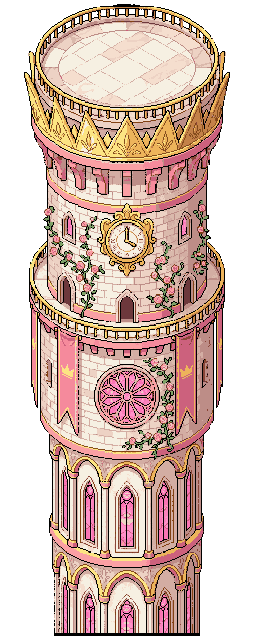
#> input picture tools/region-art/skytowers/keep.png, 256 x 640 px; its folder holds 4 pictures in this run
$ python skytowers.py
#> lines starting #> are read from the running program, lines starting #| are printed output that depends on the picture
"""Bake the Sky Deck's tower bodies for the game.

    python3 tools/region-art/skytowers.py

The towers under the Sky Deck's rooftops (CLAUDE.md §6.6) are PixelLab art,
one tall image each (tools/region-art/skytowers/<name>.png, art px; prompts and
job ids in tools/region-art/isles/README.md): the tower's own rooftop floor at
the top, its body plunging down to the bottom of the image. For each it writes:

  assets/skydeck/sky_<name>.png       the body, at 2 screen px per art px
  assets/skydeck/sky_<name>_band.png  a floor from near its foot that repeats
                                      seamlessly, which the game tiles below
                                      the body so the tower runs on past the
                                      bottom of the screen (the body ends where
                                      that floor does)

and prints each one's anchor (the middle of its rooftop floor, where the
layout puts the prop) and floor radii, for its PROP_IMAGES entry.
"""

import os

import numpy as np
from PIL import Image

ROOT = os.path.abspath(os.path.join(os.path.dirname(__file__), '..', '..'))
SRC = os.path.join(ROOT, 'tools', 'region-art', 'skytowers')
OUT = os.path.join(ROOT, 'assets', 'skydeck')
ART_PX = 2

# The rooftop floor in each picture (art px): its middle, and its half-width and half-height.
FLOORS = {
    'keep': {'x': 128, 'y': 62, 'rx': 83, 'ry': 42},
    'turret': {'x': 80, 'y': 42, 'rx': 70, 'ry': 30},
    'rose': {'x': 80, 'y': 61, 'rx': 75, 'ry': 38},
    'twin': {'x': 78, 'y': 43, 'rx': 44, 'ry': 19},
}


def up(im):
    return im.resize((im.width * ART_PX, im.height * ART_PX), Image.NEAREST)


def open_foot(im):
    """How many rows to keep: the art closes its foot with a few rows of dark outline, which would
    seam every repeat of the band, so they go."""
    a = np.asarray(im).astype(int)
    h = a.shape[0]
    while h > 1:
        row = a[h - 1]
        solid = row[:, 3] > 0
        if solid.any() and row[solid, :3].mean() > 90:
            break
        h -= 1
    return h


def extent(row):
    xs = np.where(row[:, 3] > 0)[0]
    return (xs.min(), xs.max()) if len(xs) else (0, -1)


def repeat_band(im, lo=40, hi=128, search=320):
    """
    A whole floor near the tower's foot that repeats cleanly: the rows (e - k, e] for the e and k
    whose seam (row e against row e - k) matches best, compared across row e's width, giving up a
    little match for every row of drawn body it would cut off. The body ends
    at row e, and the band is trimmed to row e's width with its edge outlined again, since floors
    higher up a tapering tower are a little wider. Returns (body, band, k, seam difference).
    """
    a = np.asarray(im).astype(int)
    h = a.shape[0]
    best = None
    for e in range(h - 1, max(lo, h - search), -1):
        x0, x1 = extent(a[e])
        if x1 < x0:
            continue
        for k in range(lo, min(hi, e)):
            up_row = a[e - k]
            u0, u1 = extent(up_row)
            if u0 > x0 or u1 < x1:  # the band must be at least as wide as the foot
                continue
            d = np.abs(up_row[x0:x1 + 1] - a[e][x0:x1 + 1]).mean()
            score = d + 0.08 * (h - 1 - e)  # and keep as much of the drawn body as it can
            if best is None or score < best[0]:
                best = (score, e, k, d)
    _, e, k, d = best
    x0, x1 = extent(a[e])
    band = a[e - k + 1:e + 1].copy()
    band[:, :x0] = 0
    band[:, x1 + 1:] = 0
    ink = a[e][x0, :3]
    for row in band:  # the edge outline, where the trim cut through the stone
        row[x0, :3], row[x0, 3] = ink, 255
        row[x1, :3], row[x1, 3] = ink, 255
    body = im.crop((0, 0, im.width, e + 1))
    return body, Image.fromarray(band.astype(np.uint8), 'RGBA'), k, d


def main():
    os.makedirs(OUT, exist_ok=True)
    for name, f in FLOORS.items():
        im = Image.open(os.path.join(SRC, f'{name}.png')).convert('RGBA')
#> im is the input picture: PIL image 256x640 RGBA; mean R, G, B, A 124.4, 99.7, 89.9, 164.9
        im = im.crop((0, 0, im.width, im.getbbox()[3]))  # no empty rows under its foot
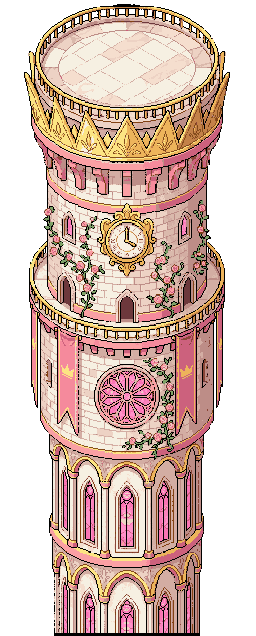
#> im: PIL image 256x636 RGBA; mean R, G, B, A 125.2, 100.3, 90.5, 166; transparent parts drawn white
        im = im.crop((0, 0, im.width, open_foot(im)))
#> after the loop in open_foot, `while h > 1:`: h = 633
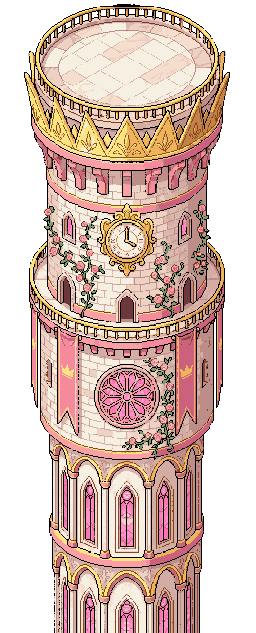
#> im: PIL image 256x633 RGBA; mean R, G, B, A 125.8, 100.8, 90.9, 166.1; transparent parts drawn white
        im, band, k, d = repeat_band(im)
#> after the loop in repeat_band, `for e in range(h - 1, max(lo, h - search), -1):`: best = (17.94, 574, 109, 13.3)
#> in repeat_band, `_, e, k, d = best`: e = 574; k = 109; d = 13.3
#> in repeat_band, `band = a[e - k + 1:e + 1].copy()`:
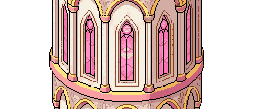
#> band: shape (109, 256, 4) int64; mean R, G, B, A 111.1, 86.1, 81.1, 150.2; transparent parts drawn white
#> in repeat_band, `band[:, x1 + 1:] = 0`:
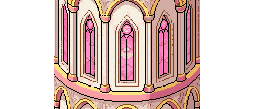
#> band: shape (109, 256, 4) int64; mean R, G, B, A 108.9, 84.5, 79.6, 145.4; transparent parts drawn white
#> in repeat_band, `ink = a[e][x0, :3]`: ink = [0, 0, 0]
#> the loop in repeat_band, `for row in band:` made 109 passes
#> in repeat_band, `body = im.crop((0, 0, im.width, e + 1))`:
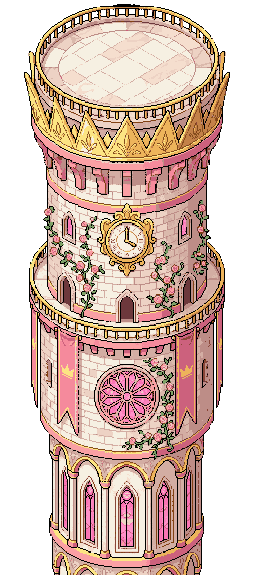
#> body: PIL image 256x575 RGBA; mean R, G, B, A 127.7, 102.5, 92, 168.2; transparent parts drawn white
#> band: PIL image 256x109 RGBA
#> k = 109; d = 13.3
        up(im).save(os.path.join(OUT, f'sky_{name}.png'), optimize=True)
#> in up, `return im.resize((im.width * ART_PX, im.height * ART_PX), Image.NEAREST)`:
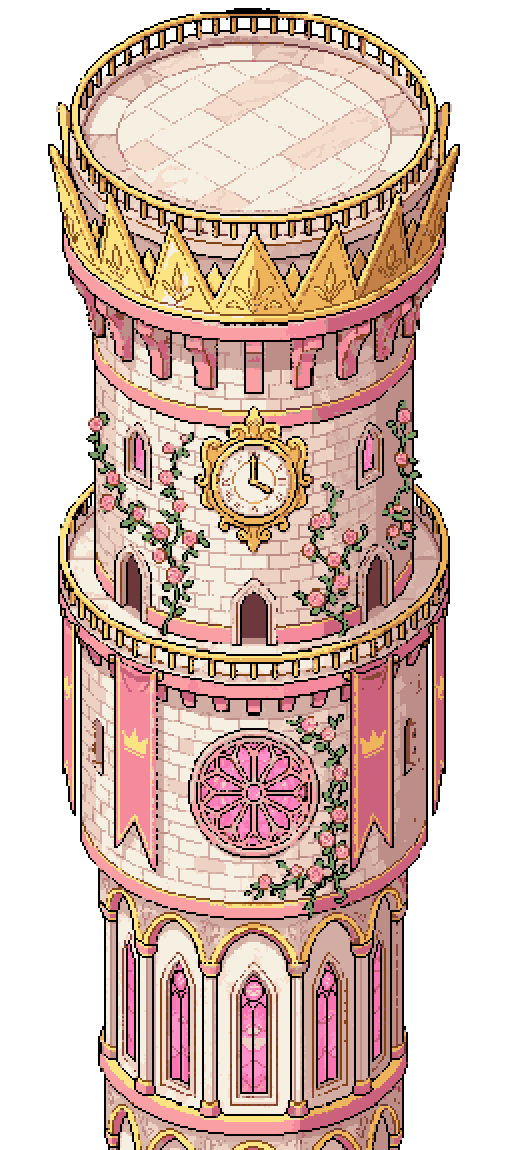
#> returned value: PIL image 512x1150 RGBA; mean R, G, B, A 127.7, 102.5, 92, 168.2; transparent parts drawn white
        up(band).save(os.path.join(OUT, f'sky_{name}_band.png'), optimize=True)
#> in up (call 2), `return im.resize((im.width * ART_PX, im.height * ART_PX), Image.NEAREST)`:
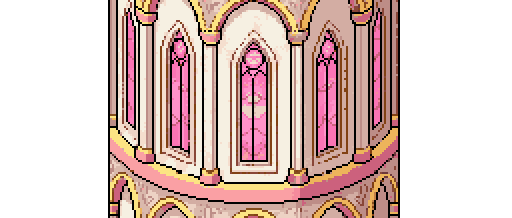
#> returned value: PIL image 512x218 RGBA; mean R, G, B, A 107.4, 83.3, 78.4, 145.4; transparent parts drawn white
        print(f"sky_{name}: {im.width * ART_PX}x{im.height * ART_PX}, anchor ({f['x'] * ART_PX}, {f['y'] * ART_PX}), "
              f"floor {f['rx'] * ART_PX}x{f['ry'] * ART_PX}, band {k * ART_PX} px (seam diff {d:.1f})")
#| sky_keep: 512x1150, anchor (256, 124), floor 166x84, band 218 px (seam diff 13.3)
#> pass 2 of the loop in main, `for name, f in FLOORS.items():`:
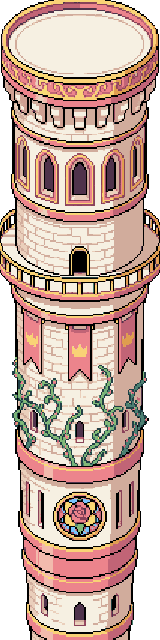
#> input picture tools/region-art/skytowers/turret.png, 160 x 640 px
#> in main, im is the input picture: PIL image 160x640 RGBA; mean R, G, B, A 156.6, 129.5, 118.6, 209.7
#> the loop in repeat_band (call 2), `for e in range(h - 1, max(lo, h - search), -1):` made 319 passes
#> (x0, x1) on passes 1 to 3: (30, 129), (30, 129), (30, 129)
#> after the loop in repeat_band (call 2), `for e in range(h - 1, max(lo, h - search), -1):`: best = (5.05, 628, 85, 4.17)
#> in repeat_band (call 2), `_, e, k, d = best`: e = 628; k = 85; d = 4.17
#> in repeat_band (call 2), `x0, x1 = extent(a[e])`: x0 = 29; x1 = 130
#> the loop in repeat_band (call 2), `for row in band:` made 85 passes
#> in repeat_band (call 2), `body = im.crop((0, 0, im.width, e + 1))`:
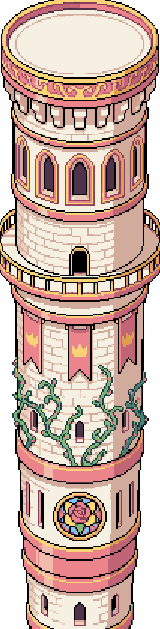
#> body: PIL image 160x629 RGBA; mean R, G, B, A 157.2, 130.3, 119.3, 210.6; transparent parts drawn white
#> in main, `im, band, k, d = repeat_band(im)`: k = 85; d = 4.17
#> in up (call 4), `return im.resize((im.width * ART_PX, im.height * ART_PX), Image.NEAREST)`:
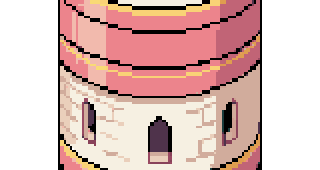
#> returned value: PIL image 320x170 RGBA; mean R, G, B, A 128.3, 96.4, 91.8, 162.6; transparent parts drawn white
#| sky_turret: 320x1258, anchor (160, 84), floor 140x60, band 170 px (seam diff 4.2)
#> pass 3 of the loop in main, `for name, f in FLOORS.items():`:
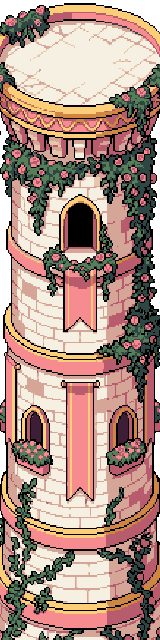
#> input picture tools/region-art/skytowers/rose.png, 160 x 640 px
#> in main, im is the input picture: PIL image 160x640 RGBA; mean R, G, B, A 160.4, 130.5, 118.7, 241.4
#> after the loop in repeat_band (call 3), `for e in range(h - 1, max(lo, h - search), -1):`: best = (31.29, 624, 78, 30.09)
#> in repeat_band (call 3), `_, e, k, d = best`: e = 624; k = 78; d = 30.09
#> ink = [213, 166, 152]
#> the loop in repeat_band (call 3), `for row in band:` made 78 passes
#> in repeat_band (call 3), `body = im.crop((0, 0, im.width, e + 1))`:
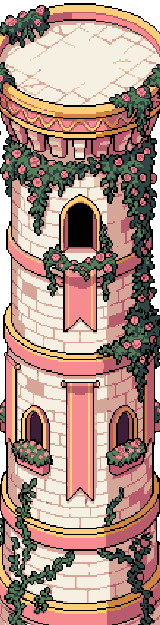
#> body: PIL image 160x625 RGBA; mean R, G, B, A 160.8, 130.7, 118.8, 241; transparent parts drawn white
#> in main, `im, band, k, d = repeat_band(im)`: k = 78; d = 30.09
#> in up (call 6), `return im.resize((im.width * ART_PX, im.height * ART_PX), Image.NEAREST)`:
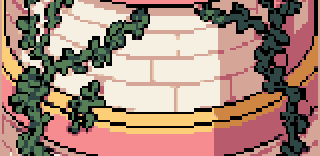
#> returned value: PIL image 320x156 RGBA; mean R, G, B, A 167, 136.6, 123, 255
#| sky_rose: 320x1250, anchor (160, 122), floor 150x76, band 156 px (seam diff 30.1)
#> the loop made 4 passes; the first 3 are shown


if __name__ == '__main__':
    main()
